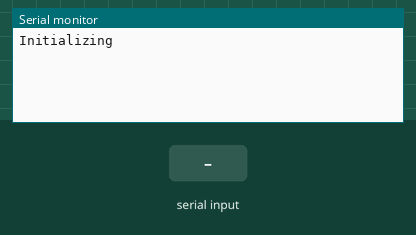
Recording of a sketch running on a simulated Arduino Uno, built with avr-gcc and run on an emulated ATmega328P. On the bench: the last lines printed to the serial monitor. The inputs (shaded band) are chosen by the test bench. The board resets itself during the run and starts again.

Above: at 1.2 s.
1.3 s: byte 32 (' ') received over Serial
At 1.4 s:
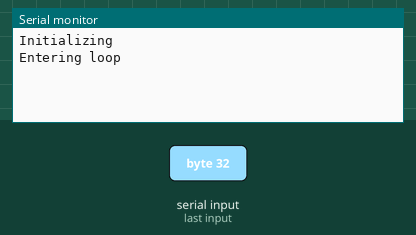
At 2.8 s:
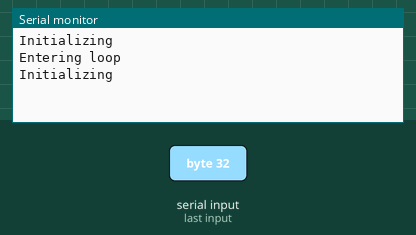

The sketch:

watchdog_test.ino
```cpp
#include <avr/wdt.h>
void setup() {
  // put your setup code here, to run once:
  Serial.begin(115200);
  Serial.println("Initializing");

}

void loop() {
  char incoming = 0;
  // put your main code here, to run repeatedly:
  if (Serial.available()) {
    incoming = Serial.read();
    if (incoming == ' ') {
      wdt_enable(WDTO_250MS);
      Serial.println("Entering loop");
      while (1);
    }
  }
}
```

Measured:
- after the input at 1.3 s, the serial monitor: prints a new line at once (image 1)
